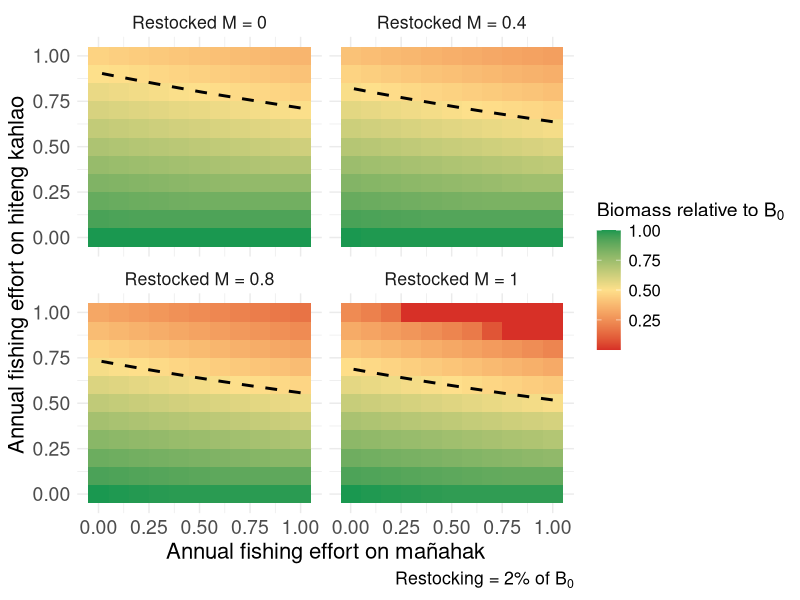
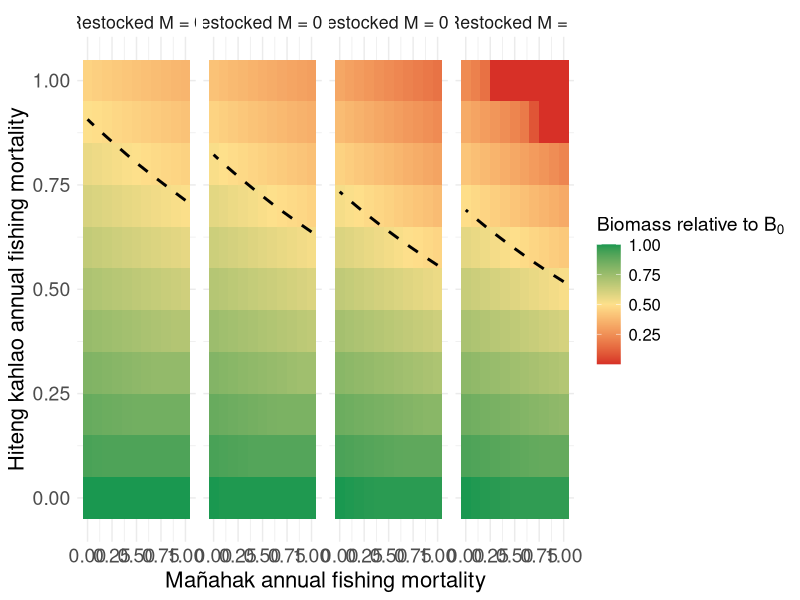
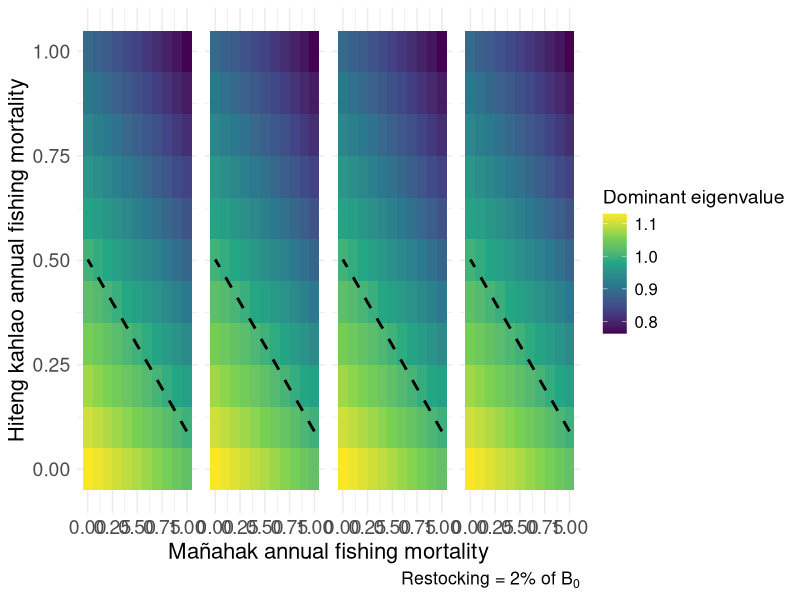

Write the R code that produced these figures, in order. (Note: this script raises an error after producing the figures.)
library(tidyverse)
library(viridis)

# Parameters
burn_in_time <- 100  # Define burn-in period of 100 timesteps
time_steps <- 200 

#mortality
juvenile_mortality <- 0.9 / 2
subadult_mortality <- 0.54 / 2
adult_mortality <- 0.33 / 2
juvenile_survival_rate <- 1 - juvenile_mortality
subadult_survival_rate <- 1 - subadult_mortality
adult_survival_rate <-  1 - adult_mortality

juvenile_to_subadult_rate <- 1
subadult_to_adult_rate <- 0.5

reproduction_rate <- 2
reproduction_rate_2 <- 1.5

carrying_capacity <- 68
time_steps <- 500

# Parameter ranges
fishing_effort_values <- seq(0, 0.5, by = 0.05)

# Define the range of restocking mortality rates
restocking_mortality_rates <- c(0, 0.4, 0.8, 1)

#restocking scenario
restocked_juveniles = 1

#Current fishing for burn in
F_current_instantaneous <- 0.09
F_current_discrete <- (1 - exp(-F_current_instantaneous)) / 2
F_current_discrete_juv <- 0.01



run_simulation <- function(F_adults, F_juveniles, restocked_juveniles, restocking_mortality_rate, burn_in_time = 100) {
  juvenile_population <- 10
  subadult_population <- 10
  adult_population <- 10
  
  # Store population over time
  population_over_time <- numeric(time_steps)
  eigenvalues_over_time <- numeric(time_steps) 
  
  for (t in 1:time_steps) {
    if (t <= burn_in_time) {
      # Burn-in period with zero fishing and zero restocking
      # Try burn in with "current" fishing
      F_adults_current <- F_current_discrete #0
      F_juveniles_current <- F_current_discrete_juv #0
      restocking <- 0
    } else {
      # Post burn-in period with specified fishing and restocking
      F_adults_current <- F_adults
      F_juveniles_current <- F_juveniles
      restocking <- restocked_juveniles
    }
    
    if (t %% 2 == 0) {
      current_reproduction_rate <- reproduction_rate
    } else {
      current_reproduction_rate <- reproduction_rate_2
    }
    
    total_population <- juvenile_population + subadult_population + adult_population
    new_juveniles <- adult_population * current_reproduction_rate * (1 - total_population / carrying_capacity)
    surviving_juveniles <- juvenile_population * juvenile_survival_rate * (1 - F_juveniles_current)
    new_subadults <- juvenile_population * juvenile_to_subadult_rate
    surviving_subadults <- subadult_population * subadult_survival_rate
    new_adults <- subadult_population * subadult_to_adult_rate
    surviving_adults <- adult_population * adult_survival_rate * (1 - F_adults_current)
    
    if (t %% 2 == 0) {
      juvenile_population <- max(0, new_juveniles + surviving_juveniles - new_subadults - restocking)
      restocked_dagge <- restocking + (2.35 * (1 - restocking / carrying_capacity))
      
      #restocked_dagge_values[t] <- restocked_dagge  # Store restocked dagge value
      subadult_population <- max(0, new_subadults + surviving_subadults - new_adults + (restocked_dagge* (1 - restocking_mortality_rate)))
    } else {
      juvenile_population <- max(0, new_juveniles + surviving_juveniles - new_subadults)
      subadult_population <- max(0, new_subadults + surviving_subadults - new_adults)
    }
    
    adult_population <- max(0, new_adults + surviving_adults)
    
    # Store total population at each timestep
    total_population <- juvenile_population + subadult_population + adult_population
    population_over_time[t] <- total_population 
    # Construct the population transition matrix
    transition_matrix <- matrix(c(
      - (restocking / carrying_capacity), 0, current_reproduction_rate,  # Juvenile production
      juvenile_survival_rate * (1 - F_juveniles_current) * juvenile_to_subadult_rate + (restocking + (2.35 * (1 - restocking / carrying_capacity))) / carrying_capacity, 0, 0,  # Juvenile survival to subadult
      0, subadult_survival_rate * subadult_to_adult_rate, adult_survival_rate * (1 - F_adults_current)  # Subadult survival & transition
    ), nrow = 3, byrow = TRUE)
    
    # Compute the dominant eigenvalue (growth rate)
    eigenvalues <- eigen(transition_matrix)$values
    dominant_eigenvalue <- max(Re(eigenvalues))  # Take the real part
    eigenvalues_over_time[t] <- dominant_eigenvalue
    
  }
  
  return(list(
    avg_population_last_20 = mean(population_over_time[(time_steps - 19):time_steps]),
    avg_eigenvalue_last_20 = mean(eigenvalues_over_time[(time_steps - 19):time_steps])
  ))
}
















# Sensitivity analysis loop
all_results <- data.frame()

for (restocking_mortality_rate in restocking_mortality_rates) {
  # Create a dataframe to store results for this restocking mortality rate
  sensitivity_results <- expand.grid(
    F_adults = fishing_effort_values,
    F_juveniles = fishing_effort_values
  ) %>%
    mutate(
      Avg_Total_Population = 0,
      Avg_Eigenvalue = 0  # New column for eigenvalues
    )
  
  # Reference population with zero fishing effort
  reference_population <- run_simulation(
    F_adults = 0,
    F_juveniles = 0,
    restocked_juveniles = 1,
    restocking_mortality_rate = restocking_mortality_rate,
    burn_in_time = 100
  )
  
  for (i in seq_len(nrow(sensitivity_results))) {
    sim_result <- run_simulation(
      F_adults = sensitivity_results$F_adults[i],
      F_juveniles = sensitivity_results$F_juveniles[i],
      restocked_juveniles = restocked_juveniles,
      restocking_mortality_rate = restocking_mortality_rate,
      burn_in_time = 100
    )
    
    sensitivity_results$Avg_Total_Population[i] <- sim_result$avg_population_last_20
    sensitivity_results$Avg_Eigenvalue[i] <- sim_result$avg_eigenvalue_last_20
  }
  
  sensitivity_results <- sensitivity_results %>%
    mutate(
      Relative_Population = Avg_Total_Population / reference_population$avg_population_last_20,
      Restocking_Mortality = restocking_mortality_rate
    )
  
  all_results <- bind_rows(all_results, sensitivity_results)
}

# Custom labeller function for restocking mortality
restocking_labeller <- function(values) {
  paste("Restocked M =", values)
}



# Update the code to use this custom labeller
figure6<-ggplot(all_results, aes(x = F_juveniles*2, y = F_adults*2, fill = Relative_Population)) +
  geom_tile() +
  geom_contour(
    aes(z = Relative_Population), 
    breaks = 0.5, 
    color = "black", 
    linetype = "dashed", 
    linewidth = 1
  ) +
  facet_wrap(
    ~Restocking_Mortality, 
    labeller = labeller(Restocking_Mortality = function(values) restocking_labeller(values))
  ) +
  scale_fill_gradientn(
    colors = c("#d73027", "#fee08b", "#1a9850"), # Color-blind friendly palette
    name = bquote("Biomass relative to"~B[0]),
  ) +
  labs(
    x = "Annual fishing effort on mañahak",
    y = "Annual fishing effort on hiteng kahlao",
    caption = bquote("Restocking = 2% of"~B[0]),
  ) +
  theme_minimal() +
  theme(
    text = element_text(size = 16),
    plot.title = element_text(size = 16),
    axis.title = element_text(size = 16),
    axis.text = element_text(size = 14),
    legend.title = element_text(size = 14),
    legend.text = element_text(size = 12)
  )


figure6

#ggsave("~/Desktop/rabbitfish_figure6.png", figure6, width=8, height=6, bg="transparent")


fig6eigen<-ggplot(all_results, aes(x = F_juveniles*2, y = F_adults*2, fill = Avg_Eigenvalue)) +
  geom_tile() +
  geom_contour(
    aes(z = Avg_Eigenvalue), 
    breaks = 1, 
    color = "black", 
    linetype = "dashed", 
    linewidth = 1
  ) +
  facet_wrap(
    ~Restocking_Mortality, 
    labeller = labeller(Restocking_Mortality = function(values) restocking_labeller(values))
  ) +
  scale_fill_viridis_c(name = "Dominant Eigenvalue") +
  labs(
    x = "Annual fishing effort on mañahak",
    y = "Annual fishing effort on hiteng kahlao",
    caption = bquote("Restocking = 2% of"~B[0]),
  ) +
  theme_minimal() +
  theme(
    text = element_text(size = 16),
    plot.title = element_text(size = 16),
    axis.title = element_text(size = 16),
    axis.text = element_text(size = 14),
    legend.title = element_text(size = 14),
    legend.text = element_text(size = 12)
  )


#ggsave("~/Desktop/rabbitfish_figure6_eigenversion.png", fig6eigen, width=8, height=6, bg="transparent")



#COMBO version


# Custom labeller function for restocking mortality



# Update the code to use this custom labeller
M_biomass<-ggplot(all_results, aes(x = F_juveniles*2, y = F_adults*2, fill = Relative_Population)) +
  geom_tile() +
  geom_contour(
    aes(z = Relative_Population), 
    breaks = 0.5, 
    color = "black", 
    linetype = "dashed", 
    linewidth = 1
  ) +
  facet_wrap(
    ~Restocking_Mortality, 
    labeller = labeller(Restocking_Mortality = function(values) restocking_labeller(values)),
    nrow=1
  ) +
  scale_fill_gradientn(
    colors = c("#d73027", "#fee08b", "#1a9850"), # Color-blind friendly palette
    name = bquote("Biomass relative to"~B[0]),
  ) +
  labs(
    x = "Mañahak annual fishing mortality",
    y = "Hiteng kahlao annual fishing mortality"
  ) +
  theme_minimal() +
  theme(
    text = element_text(size = 16),
    plot.title = element_text(size = 16),
    axis.title = element_text(size = 16),
    axis.text = element_text(size = 14),
    legend.title = element_text(size = 14),
    legend.text = element_text(size = 12)
  )

M_biomass

M_eigen<-ggplot(all_results, aes(x = F_juveniles*2, y = F_adults*2, fill = Avg_Eigenvalue)) +
  geom_tile() +
  geom_contour(
    aes(z = Avg_Eigenvalue), 
    breaks = 1, 
    color = "black", 
    linetype = "dashed", 
    linewidth = 1
  ) +
  facet_wrap(
    ~Restocking_Mortality, 
    labeller = labeller(Restocking_Mortality = function(values) restocking_labeller(values)),
    nrow=1
  ) +
  scale_fill_viridis_c(name = "Dominant eigenvalue") +
  labs(
    x = "Mañahak annual fishing mortality",
    y = "Hiteng kahlao annual fishing mortality",
    caption = bquote("Restocking = 2% of"~B[0]),
  ) +
  theme_minimal() +
  theme(
    text = element_text(size = 16),
    plot.title = element_text(size = 16),
    axis.title = element_text(size = 16),
    axis.text = element_text(size = 14),
    legend.title = element_text(size = 14),
    legend.text = element_text(size = 12),
    strip.text = element_blank() 
  )

M_eigen

figure6combo<-ggarrange(M_biomass + rremove("xlab") + rremove("ylab"), M_eigen + rremove("ylab"), nrow=2)

figure6combo <- annotate_figure(
  figure6combo,
  left = text_grob("Hiteng kahlao annual fishing mortality", 
                   rot = 90, 
                   size = 16)
)


figure6combo

ggsave("~/Desktop/rabbitfish_figure6_combo.png", figure6combo, width=12, height=8, bg="transparent")





